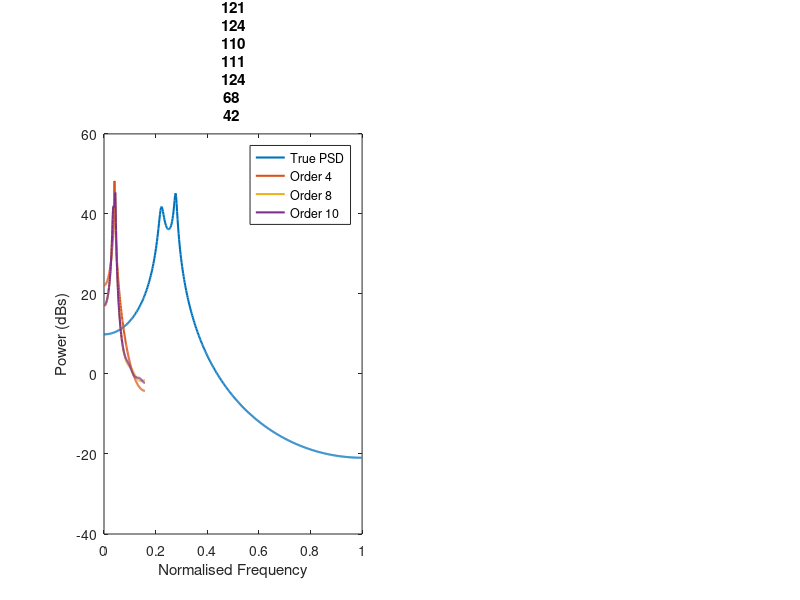

Source code (MATLAB): (Note: this script raises an error after producing the figure.)
% 1.4.a), b) Spectrum Autoregressive Process

% a) based on 1.3.a): shortcomings of unbiased estimate of the autocorrelation 
%   function is that it can be highly erratic when computed for large lags
%   (close to N) where fewer samples are available to estimate the PSD
%   see lecture 3, slide 19 (positive semidefinite)
%   (if variant enough , the estimate might lead to AR parameters of an
%   unstable process)
%   see yule walker equation -> invertibility is not guaranteed for
%   unbiased estimate (and AR param a may not be findable with the inverse
%   Y-W eqn)
% biased form guarantees the matrix being positive definite and hence
% invertible

% b) 
N = [1000, 10000]; %number of samples used to estimate the AR spectral estimate 

a = [2.76, -3.81, 2.65, -0.92]; % coefficients of AR process
a = [1, -a]; % correct for 'filter'

figure();
for i = 1:2
    n = N(i);
    x = filter(1, a, randn(n,1));
    x = x(500:end); % remove transient output of the filter
    
    [H, f] = freqz(1, a, []); % frequency response of the filter
    P = abs(H).^2;
    
    subplot(1, 2, i);
    plot(f/pi, 10*log10(P), 'Linewidth', 1.5, 'Color', [0, 0.4470, 0.7410]); hold on;
    leg = {'True PSD'};
    for order = [4, 8, 10]
        [pxx, w] = pyulear(x, order); % power with Yule-Walker
        plot(w/pi, 10*log10(pxx), 'LineWidth', 1.5)
        title("order: " + order)
        leg{end+1} = sprintf('Order %d', order);
    end
    legend(leg); xlabel('Normalised Frequency'); ylabel('Power (dBs)');
    title("Estimated PSD of AR model (" + N(i) + " samples)")
    set(gca, 'FontSize', 14) 
    hold off
end
